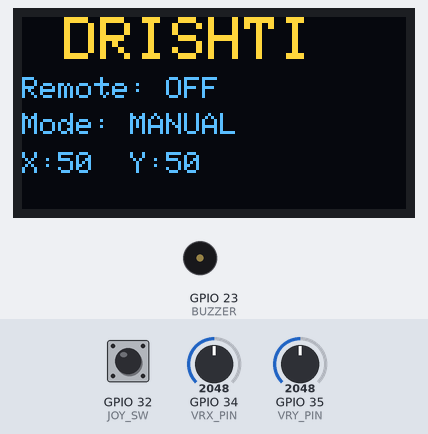
A sketch run on a simulated ESP32. On the bench: 128×64 one-colour display, buzzer (waves = sounding, pin HIGH). Wiring (inferred from the names in the program): IR receiver: data GPIO 22. The inputs (shaded band) are chosen by the test bench; at power-on: GPIO 32 (JOY_SW) HIGH, GPIO 34 (VRX_PIN) = 2048, GPIO 35 (VRY_PIN) = 2048. The OLED is the two-colour kind (top 16 rows yellow); WiFi joins after 1.5 s; servers stay silent unless stated; what the sketch prints to the serial monitor is not drawn.

Above: at 11.0 s.
11.1 s: GPIO 32 (JOY_SW) pulled LOW for 0.15 s
At 11.9 s:
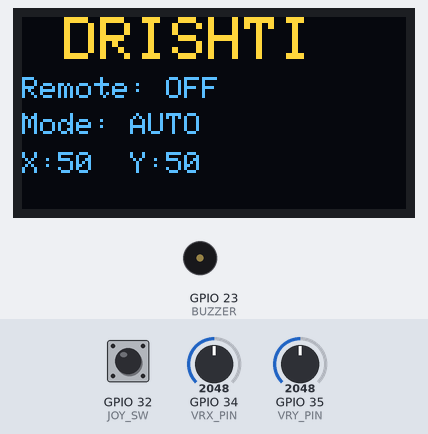
12.8 s: GPIO 32 (JOY_SW) pulled LOW for 1 s
At 13.42 s:
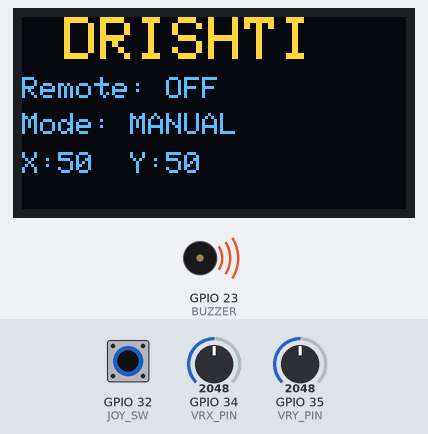
15.3 s: GPIO 34 (VRX_PIN) set to 2866
At 16.5 s:
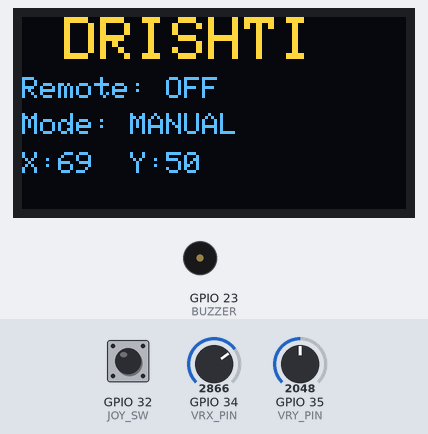
16.8 s: GPIO 35 (VRY_PIN) set to 2866
At 17.7 s:
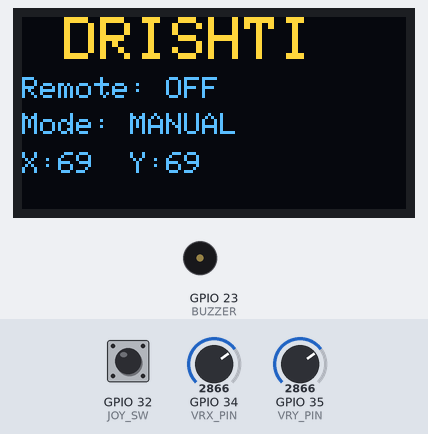
18.3 s: GPIO 34 (VRX_PIN) set to 3603
At 19.4 s:
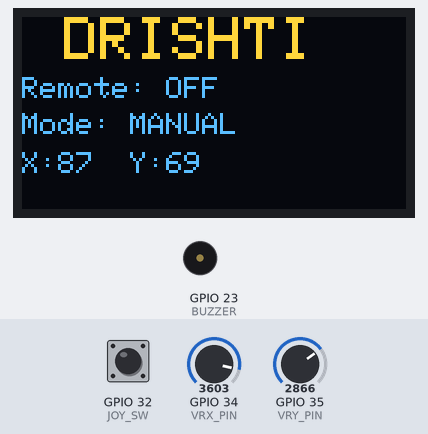
19.8 s: GPIO 35 (VRY_PIN) set to 3603
At 21.0 s:
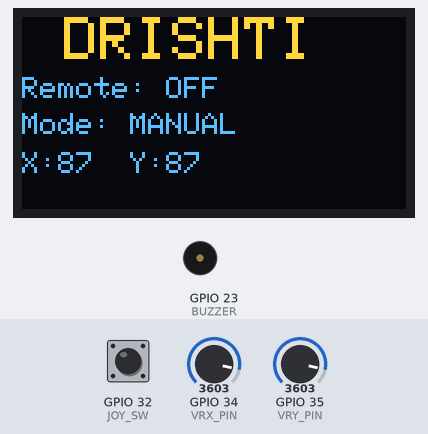
Timing chart, 0 to 22.3 s (numbered marks = the images above; inputs shaded):
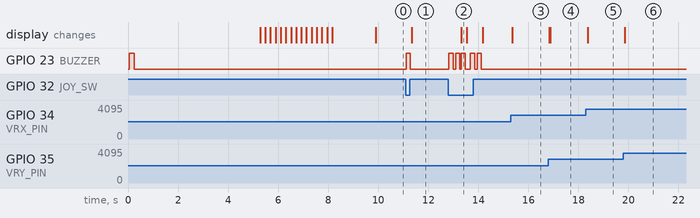

Measured:
- after the input at 11.1 s, GPIO 23 (BUZZER): LOW → HIGH at once, → LOW 0.17 s later; the display: changes after 0.24 s (image 1)
- after the input at 12.8 s, the display: changes after 0.51 s (image 2)
- after the input at 15.3 s, the display: changes after 0.05 s (image 3)
- after the input at 16.8 s, the display: first changes at once (image 4 shows a later state)
- after the input at 18.3 s, the display: changes after 0.07 s (image 5)
- after the input at 19.8 s, the display: changes after 0.05 s (image 6)

The sketch:

Animated_Remote_Joystick.ino
```cpp
#include <WiFi.h>
#include <WiFiUdp.h>
#include <Wire.h>
#include <Adafruit_GFX.h>
#include <Adafruit_SSD1306.h>

// =================== OLED ===================
#define OLED_SDA 25
#define OLED_SCL 26
#define SCREEN_WIDTH 128
#define SCREEN_HEIGHT 64
Adafruit_SSD1306 display(SCREEN_WIDTH, SCREEN_HEIGHT, &Wire, -1);

// =================== JOYSTICK ===================
#define VRX_PIN 34
#define VRY_PIN 35
#define JOY_SW 32

// =================== BUTTON ===================
#define REMOTE_SW 22

// =================== BUZZER ===================
#define BUZZER 23

// =================== WIFI ===================
const char* ssid = "ESP32_AP";
const char* password = "12345678";

WiFiUDP udp;
const int UDP_PORT = 4210;

bool remoteON = false;
bool autoMode = false;

unsigned long lastButtonPress = 0;
unsigned long lastModePress = 0;

// ===== Smooth ADC =====
int smoothRead(int pin) {
  long sum = 0;
  for (int i = 0; i < 6; i++) {
    sum += analogRead(pin);
    delay(2);
  }
  return sum / 6;
}

int applyDeadzone(int value, int center, int threshold = 4) {
  if (abs(value - center) <= threshold) return center;
  return value;
}

// ===== BUZZER =====
void toneBeep(int t) {
  digitalWrite(BUZZER, HIGH);
  delay(t);
  digitalWrite(BUZZER, LOW);
}

void beepStartup() {
  toneBeep(200);
}

void beepRemoteON() {
  toneBeep(140);
}

void beepRemoteOFF() {
  toneBeep(140);
  delay(80);
  toneBeep(140);
}

void beepAuto() {
  toneBeep(170);
}

void beepManual() {
  toneBeep(170);
  delay(100);
  toneBeep(170);
}

// ===== INTRO =====
void showIntro() {
  display.clearDisplay();
  display.setTextColor(WHITE);

  // Title + Subtitle
  display.setTextSize(2);
  display.setCursor(10, 10);
  display.print("DRISHTI");

  display.setTextSize(1);
  display.setCursor(22, 45);
  display.print("Remote  Control");

  display.display();
  beepStartup();
  delay(5000);   // Show for 5 seconds

  // ===== Connecting Animation =====
  const char spin[4] = {'|', '/', '-', '\\'};
  int dotCount = 0;

  for (int i = 0; i < 15; i++) {
    display.clearDisplay();

    display.setTextSize(2);
    display.setCursor(20, 8);
    display.print("DRISHTI");

    display.setTextSize(1);
    display.setCursor(10, 40);
    display.print("Connecting ");

    // Dots animation
    for (int j = 0; j < dotCount; j++) {
      display.print(".");
    }

    // Spinner
    display.setCursor(105, 40);
    display.print(spin[i % 4]);

    display.display();
    delay(180);

    dotCount = (dotCount + 1) % 4;
  }
}

// ===== SETUP =====
void setup() {
  Serial.begin(115200);

  pinMode(JOY_SW, INPUT_PULLUP);
  pinMode(REMOTE_SW, INPUT_PULLUP);
  pinMode(BUZZER, OUTPUT);
  digitalWrite(BUZZER, LOW);

  Wire.begin(OLED_SDA, OLED_SCL);
  display.begin(SSD1306_SWITCHCAPVCC, 0x3C);

  showIntro();

  WiFi.mode(WIFI_STA);
  WiFi.begin(ssid, password);

  while (WiFi.status() != WL_CONNECTED) {
    delay(150);
  }

  udp.begin(UDP_PORT);
}

// ===== LOOP =====
void loop() {

  // ===== Remote ON/OFF =====
  if (digitalRead(REMOTE_SW) == LOW && millis() - lastButtonPress > 350) {
    remoteON = !remoteON;
    lastButtonPress = millis();
    if (remoteON) beepRemoteON();
    else beepRemoteOFF();
  }

  // ===== Mode Switch =====
  if (digitalRead(JOY_SW) == LOW && millis() - lastModePress > 350) {
    autoMode = !autoMode;
    lastModePress = millis();
    if (autoMode) beepAuto();
    else beepManual();
  }

  // ===== Joystick Read =====
  int xVal = smoothRead(VRX_PIN);
  int yVal = smoothRead(VRY_PIN);

  int X = map(xVal, 0, 4095, 0, 100);
  int Y = map(yVal, 0, 4095, 0, 100);

  X = applyDeadzone(X, 50, 6);
  Y = applyDeadzone(Y, 50, 6);

  Serial.print("X: ");
  Serial.print(X);
  Serial.print("   Y: ");
  Serial.println(Y);

  if (remoteON) {
    udp.beginPacket("192.168.4.1", UDP_PORT);
    udp.printf("%d,%d", X, Y);
    udp.endPacket();
  }

  // ===== DISPLAY =====
  display.clearDisplay();
  display.setTextSize(2);
  display.setCursor(14, 0);
  display.print("DRISHTI");

  display.setTextSize(1);
  display.setCursor(0, 20);
  display.print("Remote: ");
  display.print(remoteON ? "ON" : "OFF");

  display.setCursor(0, 32);
  display.print("Mode: ");
  display.print(autoMode ? "AUTO" : "MANUAL");

  display.setCursor(0, 45);
  display.print("X:");
  display.print(X);
  display.print("  Y:");
  display.print(Y);

  display.display();
}
```
